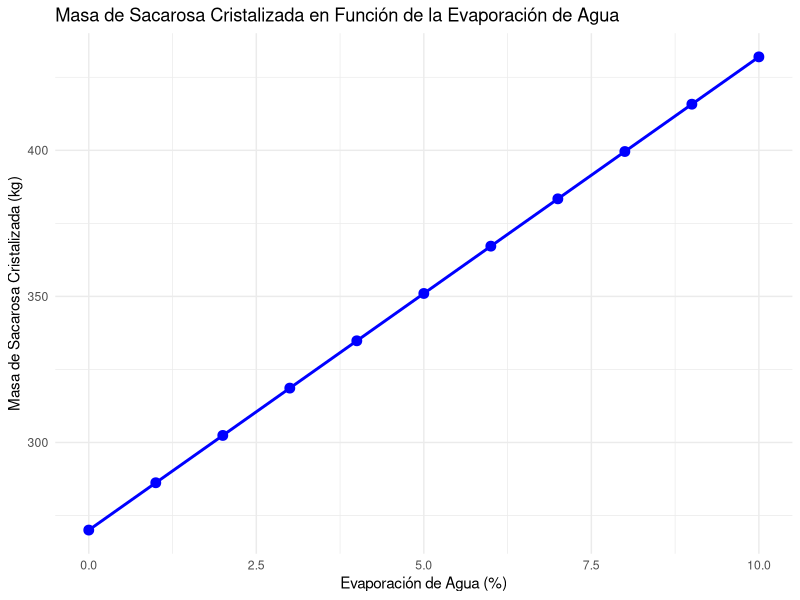
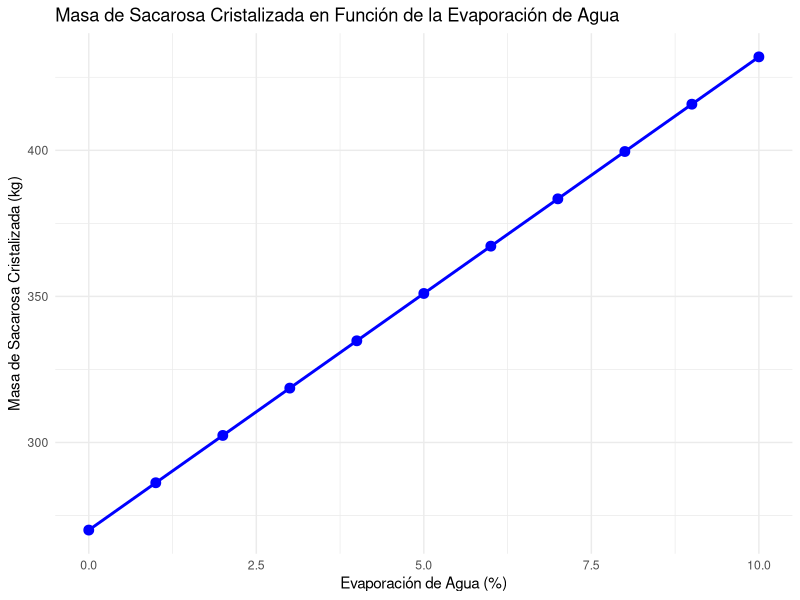

Write the R code that produced these figures, in order.
# ==========================================================================
# Cristalización en la Industria de Alimentos
# ==========================================================================
# Autor: Dr. José Juan Torres Martínez
# Docente de Ciencias Químicas
# Universidad Autónoma de San Luis Potosí (UASLP)
# México
#
# Material académico para estudiantes
#
# Descripción: Cristalización de sacarosa a partir de una solución
# ==========================================================================


# Instalar y cargar librerías necesarias  
if (!require(ggplot2)) install.packages("ggplot2", dependencies = TRUE)  
library(ggplot2)  

# Datos del problema  
volumen_solucion <- 2000  # Volumen de la solución (L)  
# Densidad de una solución de sacarosa al 70 % en peso a 20 °C: 1,34956 g/mL
# (NBS Circular 440, tabla 109; aquí 1,35 kg/L).
densidad_solucion <- 1.35  # Densidad de la solución (kg/L)  
# Fracción en peso de sacarosa en la solución: 0,70, por encima de la
# fracción de saturación a 293 K (200 g por cada 100 g de agua = 200/300
# = 0,667). Una solución al 70 % se disuelve completa en caliente (a 50 °C
# la solubilidad es de unos 260 g por cada 100 g de agua, es decir, una
# fracción de saturación de 0,722) y al enfriarla a 293 K queda
# sobresaturada y cristaliza.
concentracion_sacarosa <- 0.70  # Fracción en peso de sacarosa en la solución  
# Solubilidad de sacarosa a 20 °C: 200 g por cada 100 g de agua (valor
# redondeado de manual; el valor de referencia es 203,9 g por cada 100 g
# de agua, CRC Handbook of Chemistry and Physics).
solubilidad_sacarosa <- 200  # Solubilidad de sacarosa (g/100 g de agua)  
temperatura_cristalizacion <- 293  # Temperatura de cristalización (K)  
porcentaje_evaporacion <- 0.08  # Porcentaje de agua evaporada (8%)  

# Cálculos preliminares  
masa_solucion <- volumen_solucion * densidad_solucion  # Masa de la solución (kg)  
masa_sacarosa_inicial <- masa_solucion * concentracion_sacarosa  # Masa de sacarosa en la solución (kg)  
masa_agua_inicial <- masa_solucion - masa_sacarosa_inicial  # Masa de agua en la solución (kg)

# Comprobación de saturación: con una solubilidad de 2 kg de sacarosa por kg
# de agua, disolver toda la sacarosa inicial exigiría 945 kg de agua y la
# solución solo trae 810 kg: está sobresaturada a 293 K y cristaliza al
# enfriarla.
masa_agua_saturacion <- masa_sacarosa_inicial / (solubilidad_sacarosa / 100)  # kg  

# a) Sin evaporación de agua  
# Masa de sacarosa que permanece disuelta después de la cristalización  
# La solubilidad es 200 g de sacarosa por 100 g de agua, es decir, 2 kg de sacarosa por kg de agua  
masa_sacarosa_disuelta <- (solubilidad_sacarosa / 100) * masa_agua_inicial  # kg  

# Masa de sacarosa cristalizada
# La masa disuelta no puede superar a la inicial: si la solución está por
# debajo de la saturación, no cristaliza nada (la masa no puede ser negativa).
masa_sacarosa_cristalizada <- max(0, masa_sacarosa_inicial - masa_sacarosa_disuelta)  # kg

# Rendimiento de cristalización sin evaporación  
rendimiento_a <- (masa_sacarosa_cristalizada / masa_sacarosa_inicial) * 100  # %  

# b) Con evaporación del 8% del agua  
# Masa de agua perdida por evaporación  
masa_agua_perdida <- masa_agua_inicial * porcentaje_evaporacion  # kg  

# Masa de agua después de la evaporación  
masa_agua_final <- masa_agua_inicial - masa_agua_perdida  # kg  

# Masa de sacarosa que permanece disuelta después de la cristalización con evaporación  
masa_sacarosa_disuelta_evaporacion <- (solubilidad_sacarosa / 100) * masa_agua_final  # kg  

# Masa de sacarosa cristalizada con evaporación
masa_sacarosa_cristalizada_evaporacion <- max(0, masa_sacarosa_inicial - masa_sacarosa_disuelta_evaporacion)  # kg

# Rendimiento de cristalización con evaporación  
rendimiento_b <- (masa_sacarosa_cristalizada_evaporacion / masa_sacarosa_inicial) * 100  # %  

# Mostrar resultados en la consola  
cat("a) Masa de sacarosa cristalizada sin evaporación de agua:", round(masa_sacarosa_cristalizada, 2), "kg\n")  
cat("   Rendimiento de cristalización sin evaporación:", round(rendimiento_a, 2), "%\n\n")  

cat("b) Masa de sacarosa cristalizada con evaporación del 8% del agua:", round(masa_sacarosa_cristalizada_evaporacion, 2), "kg\n")  
cat("   Rendimiento de cristalización con evaporación:", round(rendimiento_b, 2), "%\n\n")

# La solución ya está sobresaturada: para disolver toda la sacarosa harían
# falta 945 kg de agua y solo hay 810 kg, así que cristaliza al enfriarla
# sin necesidad de evaporar nada.
cat("La solución está sobresaturada a 293 K: para disolver toda la sacarosa harían falta",
    round(masa_agua_saturacion, 2), "kg de agua y solo hay",
    round(masa_agua_inicial, 2), "kg.\n\n")

# Crear un data frame para graficar  
porcentajes_evaporacion <- seq(0, 0.10, by = 0.01)  # Porcentajes de evaporación de 0% a 10%  
masas_cristalizadas <- numeric(length(porcentajes_evaporacion))  

for (i in 1:length(porcentajes_evaporacion)) {  
  masa_agua_perdida <- masa_agua_inicial * porcentajes_evaporacion[i]  
  masa_agua_final <- masa_agua_inicial - masa_agua_perdida  
  masa_sacarosa_disuelta <- (solubilidad_sacarosa / 100) * masa_agua_final  
  masas_cristalizadas[i] <- max(0, masa_sacarosa_inicial - masa_sacarosa_disuelta)  
}  

datos <- data.frame(  
  Evaporacion = porcentajes_evaporacion * 100,  # Convertir a porcentaje  
  Masa_Cristalizada = masas_cristalizadas  
)  

# Gráfico de la masa de sacarosa cristalizada en función de la evaporación de agua  
p <- ggplot(datos, aes(x = Evaporacion, y = Masa_Cristalizada)) +  
  geom_line(color = "blue", linewidth = 1) +  
  geom_point(color = "blue", size = 3) +  
  labs(title = "Masa de Sacarosa Cristalizada en Función de la Evaporación de Agua",  
       x = "Evaporación de Agua (%)",  
       y = "Masa de Sacarosa Cristalizada (kg)") +  
  theme_minimal()

# Mostrar gráfico
print(p)

# Guardar el gráfico
ggsave("ejemplo_21_sacarosa.png", plot = p, width = 8, height = 6, dpi = 300)

# --------------------------------------------------------------------------
# Interpretación: Masa de Sacarosa Cristalizada en Función de la Evaporación de Agua
# --------------------------------------------------------------------------
# - Eje X: Evaporación de agua, en porcentaje (%). Es adimensional: es la
#   fracción de agua inicial que se evapora, expresada de 0 % a 10 %.
# - Eje Y: Masa de sacarosa cristalizada, en kilogramos (kg). Es la masa de
#   cristales que se forma al enfriar la solución; si la solución no está
#   saturada, es cero.
# - Lo que se aprecia: la línea sube en todo el intervalo de 0 % a 10 % de
#   evaporación, de 270 kg a 432 kg de sacarosa cristalizada: a más
#   evaporación, más cristales.
# - Qué significa: la solución trae 810 kg de agua para 1890 kg de sacarosa,
#   es decir, unos 233 g de sacarosa por cada 100 g de agua, por encima de
#   la solubilidad (200 g por cada 100 g de agua). Al enfriarla a 293 K el
#   excedente sale como cristales: 270 kg sin evaporar (rendimiento
#   14,29 %) y 399,60 kg evaporando el 8 % del agua (rendimiento 21,14 %).
#   Evaporar agua deja menos agua para retener sacarosa disuelta, así que
#   cristaliza más.

# --------------------------------------------------------------------------
# Qué aprendimos
# --------------------------------------------------------------------------
# - La cristalización por enfriamiento y evaporación se rige por la solubilidad:
#   solo cabe disuelta una masa fija de soluto por cada masa de disolvente.
# - Antes de calcular un rendimiento hay que comprobar si la solución está
#   saturada: con 200 g por cada 100 g de agua, la saturación es una fracción
#   en peso de 200/300 = 0,667. La solución del archivo trae 0,70, así que
#   está sobresaturada a 293 K y cristaliza al enfriarla; con 0,30 no
#   cristalizaría nada.
# - Una solución concentrada se prepara en caliente (a 50 °C la solubilidad es
#   de unos 260 g por cada 100 g de agua) y cristaliza al enfriarla: el
#   enfriamiento baja la solubilidad y el excedente sale como cristales.
# - Evaporar agua deja menos agua para retener soluto disuelto: al pasar de
#   0 % a 8 % de evaporación, la masa cristalizada sube de 270 kg a 399,60 kg
#   y el rendimiento de 14,29 % a 21,14 %.
# - La solubilidad de 200 g por cada 100 g de agua equivale a 2 kg de sacarosa
#   por kg de agua: confundir g/100 g con g/kg divide el resultado entre 10.
# - La evaporación se expresa en % (adimensional) y la masa cristalizada en
#   kilogramos (kg); una masa cristalizada nunca puede ser negativa.
